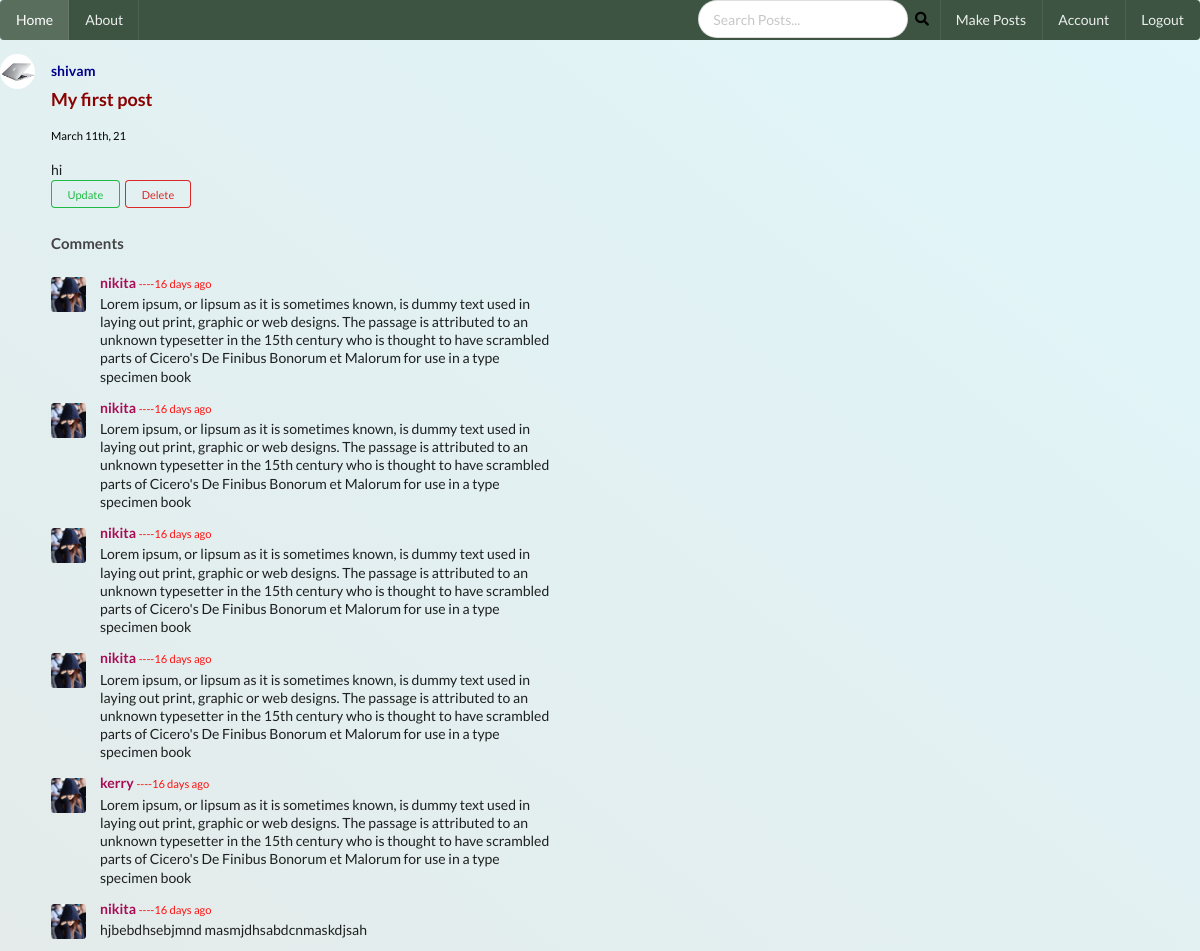
Page /post/3 (signed in) on the committed database.
### social_media/models.py (models this page shows, shortened)
class User(db.Model, UserMixin):
    id = db.Column(db.Integer, primary_key = True)
    username = db.Column(db.String(20), nullable = False, unique = True)
    email = db.Column(db.String(50), nullable = False, unique = True)
    image_file =db.Column(db.String(20), nullable = False, default = 'default.jpg')
    password = db.Column(db.String(60), nullable = False)
    posts = db.relationship("Post", backref ='author', lazy = True,cascade="all,delete")
    last_seen = db.Column(db.DateTime, default = datetime.utcnow)
    followed = db.relationship(
        'User', secondary = followers,
        primaryjoin = (followers.c.follower_id == id),
        secondaryjoin = (followers.c.followed_id == id),
        backref = db.backref('followers', lazy ='dynamic'), lazy = 'dynamic')

class Post(db.Model):
    __searchable__=['content']
    id = db.Column(db.Integer, primary_key = True)
    title = db.Column(db.String(100),nullable=False)
    date_posted = db.Column(db.DateTime, nullable=False, default = datetime.utcnow)
    content = db.Column(db.Text, nullable = False)
    user_id = db.Column(db.Integer, db.ForeignKey('user.id'), nullable=False)
    comments = db.relationship('Comment', backref = 'article', lazy = True, cascade="all,delete")

class Comment(db.Model):
    id = db.Column(db.Integer, primary_key = True)
    commented_user = db.Column(db.String(20),nullable=True)
    body = db.Column(db.String(60), nullable=False)
    timestamp = db.Column(db.DateTime, nullable=False, default=datetime.utcnow)
    post_id = db.Column(db.Integer, db.ForeignKey('post.id'),nullable = False)

### social_media/post/routes.py (the view)
@posts.route('/post/<int:post_id>')
@login_required
def post(post_id):
    post = Post.query.get_or_404(post_id)
    return render_template('post.html', title = post.title, post =post)

### social_media/models.py (called while the page is built)
@login_manager.user_loader
def load_user(user_id):
    return User.query.get(int(user_id))

### social_media/templates/post.html (shortened to what this page needs)
{% extends 'base.html' %}
{% block content %}
<div class="ui feed">
    <div class="event" >
      <div class="label">
        <img class="ui small circular image" src="{{ url_for('static', filename = 'profile/' + post.author.image_file) }}">
      </div>
      <div class="content">
        <div class="summary">
          <a class="user" style="color: darkblue;" href="{{ url_for('users.user_posts_info',username = post.author.username ) }}">
            {{ post.author.username }}
          </a>
        </div>
        <div class="extra text">
          <h3><a  href="{{ url_for('posts.post', post_id = post.id) }}" style="color: darkred;">{{ post.title }}</a></h3>
         <p>  <small style="color: black;">{{ moment(post.date_posted).format("MMMM Do, YY") }}</small>
          </p>
         <div class="text">
          {{ post.content }}
         </div>
      {% if post.author == current_user %}
      <div>
          <a class="ui mini positive basic button" href="{{ url_for('posts.post_update',post_id = post.id) }}">Update</a>
          <button class="ui mini negative basic button" href="#" onclick="return renderModal()">Delete</button>
        </div>
        {% else %}
        </div>
  <div>
        <a  style="margin-top: 1%;" class="ui mini positive basic button" href="{{ url_for('comments.post_comment', post_id = post.id) }}" ><i class="fas fa-comments"></i></a>
      </div>
        {% endif %}
        {% if post.comments %}
            <h4>Comments</h4>
            <div class="ui comments">
              {% for comment in post.comments %}
              <div class="comment">
                <a class="avatar">
                  <img src="{{ url_for('static', filename = 'profile/' + 'default.jpg') }}">
                </a>
                <div class="content">
                  <a class="author" href="{{ url_for('users.user_posts_info',username = comment.commented_user ) }}" style="color: rgb(167, 12, 84);">{{ comment.commented_user }}</a>
                 <small style="color: rgb(255, 17, 17);">----{{ moment(comment.timestamp).fromNow() }}</small>
                  <div class="text">
                    {{ comment.body }}
                  </div>
                  </div>
                  {% endfor %}
                  </div>
        {% endif %}
      </div>
{% endblock %}

### social_media/static/css/style.css (style rules this page uses)
body { background: linear-gradient(to right top, #e4ebea, #e0f6fa); color: #333333; }
h1, h2, h3, h4, h5, h6 { color: #444444; }

### rows in the picture
User: image_file (picture), author.username "shivam"
Post: title "My first post", date_posted "March 11th, 21", content "hi"
Comment: commented_user "nikita", timestamp "16 days ago", body "Lorem ipsum, or lipsum as it is sometimes known, is dummy text used in laying out print, graphic or web designs. The passage is attributed to an unknown typesetter in the 15th century who is thought to have scrambled parts of Cicero's De Finibus Bonorum et Malorum for use in a type specimen book"
Comment: commented_user "nikita", timestamp "16 days ago", body "Lorem ipsum, or lipsum as it is sometimes known, is dummy text used in laying out print, graphic or web designs. The passage is attributed to an unknown typesetter in the 15th century who is thought to have scrambled parts of Cicero's De Finibus Bonorum et Malorum for use in a type specimen book"
Comment: commented_user "nikita", timestamp "16 days ago", body "Lorem ipsum, or lipsum as it is sometimes known, is dummy text used in laying out print, graphic or web designs. The passage is attributed to an unknown typesetter in the 15th century who is thought to have scrambled parts of Cicero's De Finibus Bonorum et Malorum for use in a type specimen book"
Comment: commented_user "nikita", timestamp "16 days ago", body "Lorem ipsum, or lipsum as it is sometimes known, is dummy text used in laying out print, graphic or web designs. The passage is attributed to an unknown typesetter in the 15th century who is thought to have scrambled parts of Cicero's De Finibus Bonorum et Malorum for use in a type specimen book"
Comment: commented_user "kerry", timestamp "16 days ago", body "Lorem ipsum, or lipsum as it is sometimes known, is dummy text used in laying out print, graphic or web designs. The passage is attributed to an unknown typesetter in the 15th century who is thought to have scrambled parts of Cicero's De Finibus Bonorum et Malorum for use in a type specimen book"
Comment: commented_user "nikita", timestamp "16 days ago", body "hjbebdhsebjmnd masmjdhsabdcnmaskdjsah"
